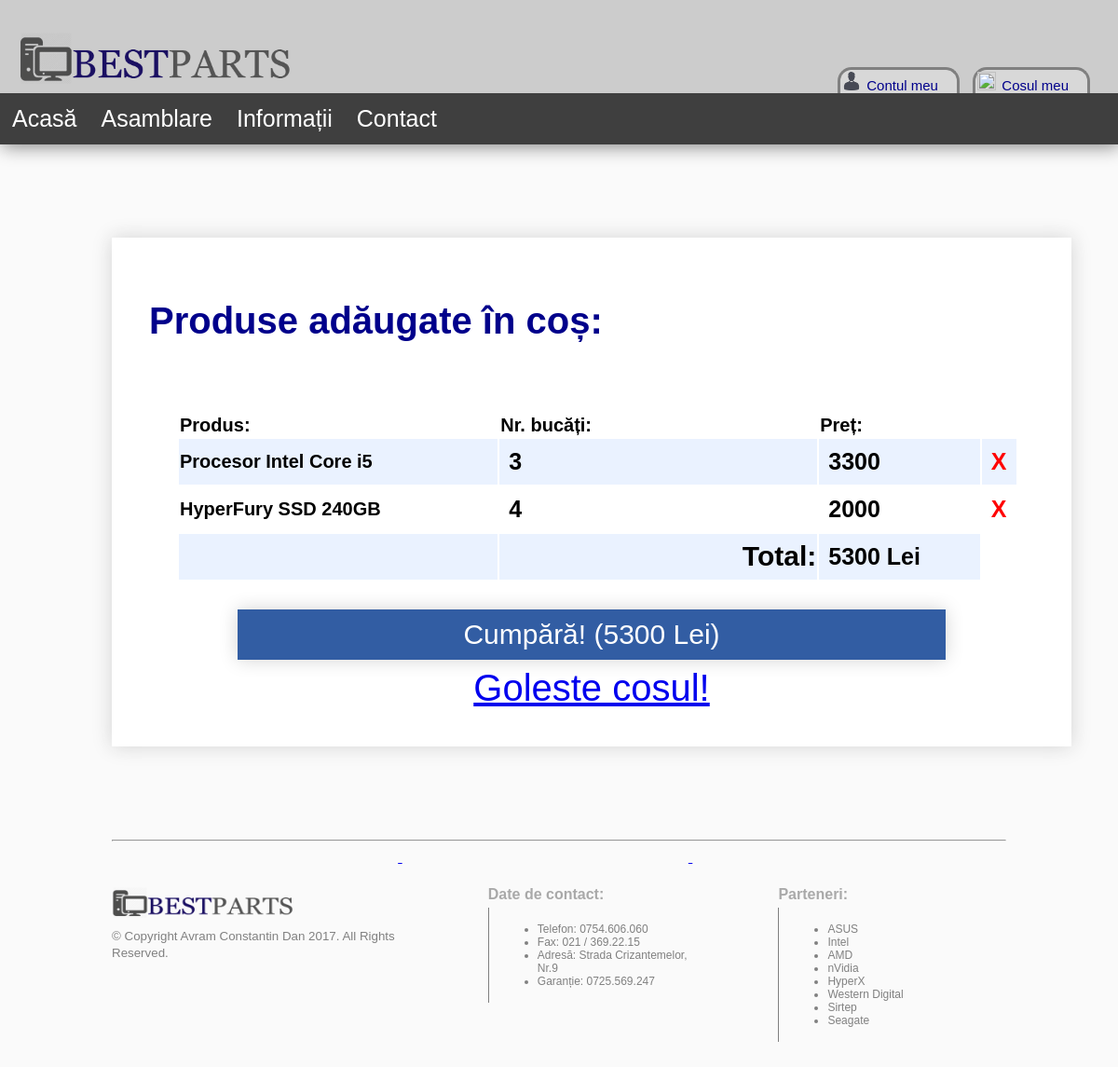
Page /cos.php (signed in) on the committed database.
### tables this page shows
CREATE TABLE `cart_entry` (
  `ID` int(11) NOT NULL,
  `ID_Utilizator` int(11) NOT NULL,
  `ID_Produs` int(11) NOT NULL,
  `Nr_Produse` int(11) NOT NULL
);

CREATE TABLE `produse` (
  `ID_Produs` int(11) NOT NULL,
  `Denumire` varchar(300) NOT NULL,
  `Pret` int(11) NOT NULL,
  `Detalii` varchar(1000) DEFAULT NULL,
  `Disponibil` int(11) NOT NULL,
  `Categorie` int(11) NOT NULL,
  `Imagine` varchar(500) NOT NULL
);

### cos.php (the view, shortened to what this page needs)
<?php
        $servername = "localhost";
        $username = "root";
        $password = "";
        $dbname="bestparts";
        $con=mysqli_connect("$servername","$username","$password","$dbname");
        $uid = $_SESSION["uid"];
        $query= "SELECT cart_entry.ID, Denumire, cart_entry.Nr_Produse, Pret ".
                "FROM cart_entry " .
                "INNER JOIN produse " .
                "ON produse.ID_Produs=cart_entry.ID_Produs " .
                "WHERE cart_entry.ID_Utilizator=$uid";
        $result = $con->query($query);
?>
<!DOCTYPE html>
<html lang="en">
<head>
    <link rel="stylesheet" href="css/indexStyle.css">
    <link rel="stylesheet" href="css/cosStyle.css">
</head>
<body onresize="bannerChange()">
    <?php include 'header.php'; ?>
    <div class="prod">
        <h1>Produse adăugate în coș: </h1>
        <br>
        <table>
            <tr>
                <th>Produs:</th>
                <th>Nr. bucăți:</th>
                <th>Preț:</th>
            </tr>
            <?php
            $total = 0;
             while($result != FALSE && $row=mysqli_fetch_array($result, MYSQLI_ASSOC))
            {
                $productID = $row["ID"];
                $denumire=$row["Denumire"];
                $nr_produse=$row["Nr_Produse"];
                $pret=$row["Pret"];
                $pret_total = $pret * $nr_produse;
                $total = $total + $pret_total;
                echo"   <tr>";
                echo"       <th>$denumire";
                echo"       <td>$nr_produse</td>";
                echo"       <td>$pret_total</td>";
                echo"       <td><a href='#' onclick='deleteProduct($productID)' style='text-decoration: none;color: red; font-weight: 700'>X</a></td>";;
                echo"   </tr>";
            }
            ?>
            <tr>
                <td></td>
                <th style="text-align: right;font-size: 30px;">Total:</th>
                <td><?php echo $total;?> Lei</td>
            </tr>
        </table>
        <form method="POST" action='buy.php'>
            <button type="submit">Cumpără! (<?php echo $total;?> Lei)</button>
        </form>
        <center><font color="red" style="font-size: 250%;"><a href="deleteAllProducts.php">Goleste cosul!</font></center>
    </div>
    <?php include('footer.php') ?>
</body>
</html>

### css/indexStyle.css (style rules this page uses)
body { background-color: #FAFAFA; margin: 0; padding: 0; font-family: Verdana, sans-serif; }

### css/cosStyle.css (style rules this page uses)
.prod { overflow: hidden; box-shadow: 0px 0px 20px lightgray; margin-top: 100px; background-color: white; margin-left: 10%; margin-right: 50px; padding: 40px; }
h1 { font-size: 40px; color: darkblue; }
.prod table { width: 95%; margin: 30px; }
.prod table tr td { margin-left: 50px; padding: 10px; font-size: 25px; font-weight: 900; }
.prod table tr th { text-align: left; font-size: 20px; width: 40%; }
.prod table tr:nth-child(even) { background-color: #eaf2ff }
button { display: block; background-color: #325da3; color: white; font-size: 30px; padding-top: 10px; padding-bottom: 10px; margin: 8px 0; border: none; cursor: pointer; width: 80%; margin-left: 10%; box-shadow: 0px 0px 20px lightgray; }

### rows in the picture
cart_entry: ID_Produs.Denumire "Procesor Intel Core i5", Nr_Produse "3", pret_total "3300"
cart_entry: ID_Produs.Denumire "HyperFury SSD 240GB", Nr_Produse "4", pret_total "2000"

### other values in the picture
$total "5300"
